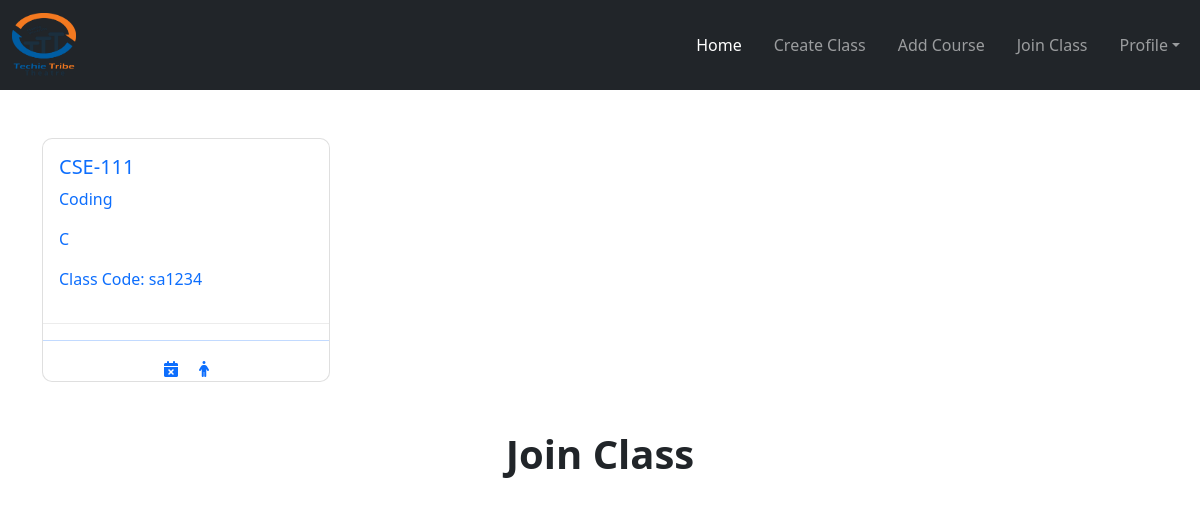
The page /teacher/ (signed in) on the database as committed earlier.
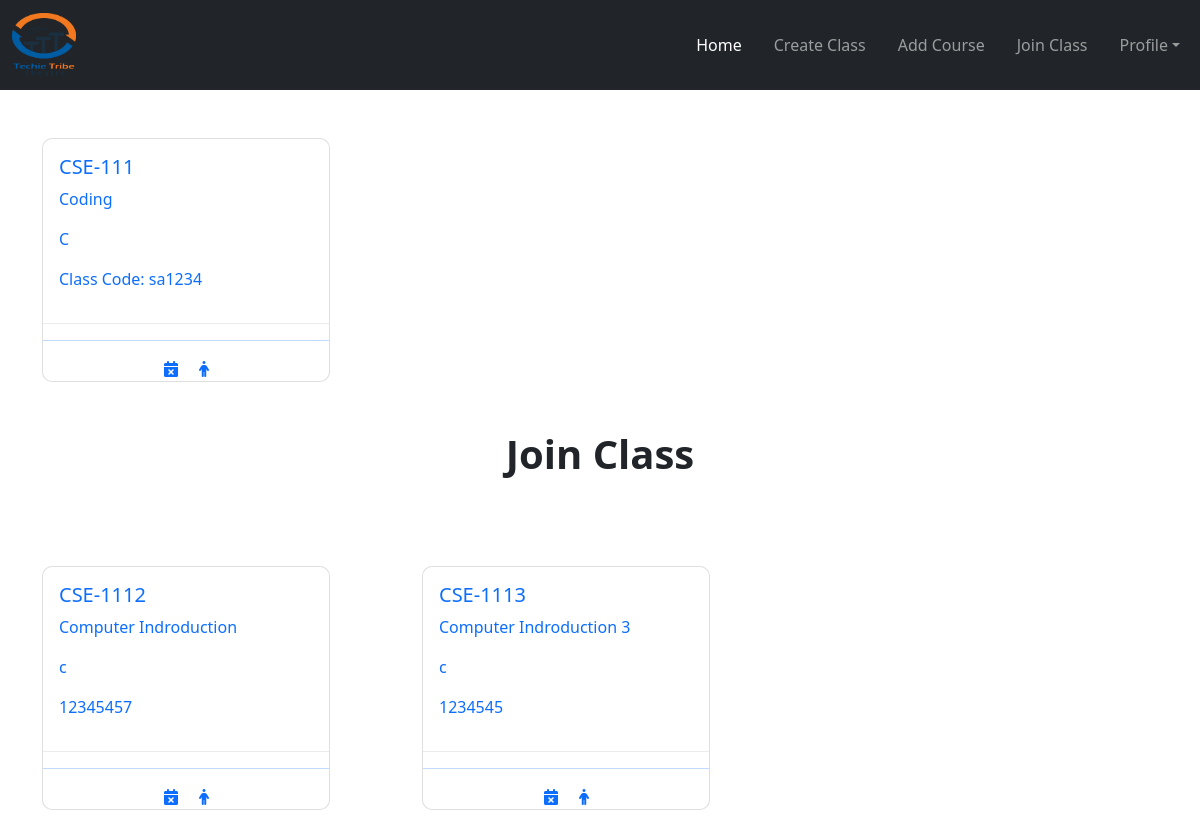
The same page on the database as committed later.
### teacher/models.py (models this page shows, shortened)
class CreateClass(models.Model):
    user = models.ForeignKey(User, on_delete=models.CASCADE)
    class_code_name = models.CharField(max_length=100)
    section = models.CharField(max_length=100, null=True, blank=True)
    subject_name = models.CharField(max_length=100, null=True, blank=True)
    room = models.CharField(max_length=100)
    classcode = models.CharField(max_length=100)

class JoinClassteach(models.Model):
    teacher = models.ForeignKey(User, on_delete=models.CASCADE)
    myclass = models.ForeignKey(CreateClass, on_delete=models.CASCADE)

### teacher/views.py (the view)
# urls.py: path('', TeacherHome.as_view(), name='home'),
class TeacherHome(View):
    def get(self, request):
        if request.user.is_authenticated:
            classview = JoinClassteach.objects.filter(teacher=request.user)
            create = CreateClass.objects.filter(user=request.user)
            return render(request, 'teacher_home.html', {'create': create, 'classview': classview})
        else:
            return redirect("/")

### teacher/templates/teacher_home.html (shortened to what this page needs)
{% extends 'base_teacher.html' %} <br />
{% load static %} <br />
{% block content %}
<link rel="stylesheet" href="{% static 'css/card.css' %}" />
<link
  rel="stylesheet"
  href="https://cdnjs.cloudflare.com/ajax/libs/font-awesome/6.1.1/css/all.min.css"
/>
<section class="wrapper">
  <div class="container">
    <div class="row">
      {% for cr in create %}
      <div class="col-lg-4 mt-5">
        <a href="{% url 'classshow' cr.id %}">
          <div class="card" style="width: 18rem">
            <div class="card-body">
              <h5 class="card-title">{{cr.class_code_name}}</h5>
              <p class="card-text">{{cr.subject_name}}</p>
              <p class="card-text">{{cr.section}}</p>
              <p class="card-text">Class Code: {{cr.classcode}}</p>
            </div>
            <hr class="mhr" />
            <hr />
            <div class="text-center">
              <a href="{% url 'deletecard' cr.id %}"
                ><i class="fa-solid fa-calendar-xmark me-3"></i
              ></a>
              <a href=""><i class="fa-solid fa-person"></i></a>
            </div>
          </div>
        </a>
      </div>
      {% endfor %}
    </div>
  </div>
</section>
<h1 class="text-dark fw-bold mt-5">Join Class</h1>
<section class="wrapper mb-5">
  <div class="container">
    <div class="row">
      {% for cr in classview %}
      <div class="col-lg-4 mt-5">
        <a href="{% url 'class_view_work_teach' cr.id %}">
          <div class="card" style="width: 18rem">
            <div class="card-body">
              <h5 class="card-title">{{cr.myclass.class_code_name}}</h5>
              <p class="card-text">{{cr.myclass.subject_name}}</p>
              <p class="card-text">{{cr.myclass.section}}</p>
              <p class="card-text">{{cr.myclass.classcode}}</p>
            </div>
            <hr class="mhr" />
            <hr />
            <div class="text-center">
              <a href=""><i class="fa-solid fa-calendar-xmark me-3"></i></a>
              <a href=""><i class="fa-solid fa-person"></i></a>
            </div>
          </div>
        </a>
      </div>
      {% endfor %}
    </div>
  </div>
</section>
{% endblock content %}

### teacher/templates/base_teacher.html (shortened to what this page needs)
{% load static %}
<!DOCTYPE html>
<html lang="en">
  <head>
    <link
      href="https://cdn.jsdelivr.net/npm/bootstrap@5.1.3/dist/css/bootstrap.min.css"
      rel="stylesheet"
    />
    <link rel="stylesheet" href="{% static 'css/style.css' %}" />
    <link rel="stylesheet" href="{% static 'css/form.css' %}" />
  </head>
  <body>
    <nav class="navbar navbar-expand-lg navbar-dark bg-dark">
      <div class="container-fluid">
        <a class="navbar-brand" href="/teacher"
          ><img src="{% static 'img/Logo.png' %}" alt="" class="logoimg"
        /></a>
        <div class="collapse navbar-collapse" id="navbarNav">
          <ul class="navbar-nav ms-md-auto gap-2">
            <li class="nav-item rounded">
              <a class="nav-link active" aria-current="page" href="/teacher"
                >Home</a
              >
            </li>
            <li class="nav-item rounded">
              <a class="nav-link" href="{% url 'create' %}"
                >Create Class</a
              >
            </li>
            <li class="nav-item rounded">
              <a class="nav-link" href="{% url 'mycourse' %}"
                >Add Course</a
              >
            </li>
            <li class="nav-item rounded">
              <a class="nav-link" href="{% url 'joinclassteach' %}"
                >Join Class</a
              >
            </li>
            <li class="nav-item dropdown rounded">
              <a
                class="nav-link dropdown-toggle"
                href="#"
                id="navbarDropdown"
                role="button"
                data-bs-toggle="dropdown"
                aria-expanded="false"
                >Profile</a
              >
            </li>
          </ul>
        </div>
      </div>
    </nav>
    {% block content %}{% endblock content %}
  </body>
</html>

### mainapp/static/css/style.css (style rules this page uses)
.logoimg { width: 4rem; height: 4rem; }

### teacher/static/css/form.css (style rules this page uses)
*, *:before, *:after { -webkit-box-sizing: border-box; box-sizing: border-box; }
h1 { text-align: center; color: #ffffff; font-weight: 300; margin: 0 0 40px; }
li { list-style: none; }

### teacher/static/css/card.css (style rules this page uses)
a { text-decoration: none; }
.card { border-radius: 10px; }
.mhr { color: rgb(178, 179, 180); }
li { list-style: none; }

Rows that differ between the two databases and show on the page:
added JoinClassteach: myclass.class_code_name "CSE-1112", myclass.subject_name "Computer Indroduction", myclass.section "c", myclass.classcode "12345457"
added JoinClassteach: myclass.class_code_name "CSE-1113", myclass.subject_name "Computer Indroduction 3", myclass.section "c", myclass.classcode "1234545"
